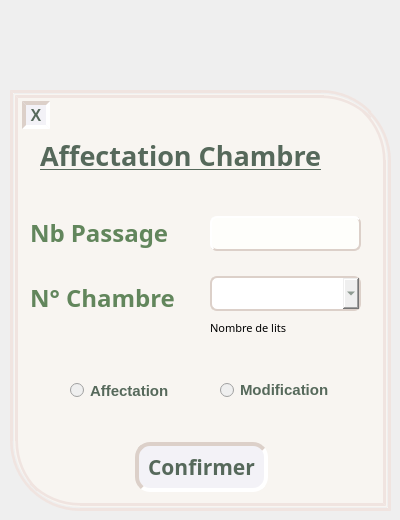
       <widget class="QWidget" name="modifiersdf">
        <property name="styleSheet">
         <string notr="true">#modifiersdf{ background: #fbf9f9;}</string>
        </property>
        <attribute name="title">
         <string>Page</string>
        </attribute>
        <widget class="QFrame" name="modifiersdf1">
         <property name="geometry">
          <rect>
           <x>10</x>
           <y>90</y>
           <width>381</width>
           <height>421</height>
          </rect>
         </property>
         <property name="styleSheet">
          <string notr="true">#modifiersdf1{background:#f8f5f1;border:8px double #f0e4e0;  border-top-right-radius: 70px;   border-bottom-left-radius: 70px;}
#titremodifiersdf1{color:#56695b;}
#nbpassagesdfL{color:#62865C;}
/*#dateentsdfL{color:#62865C;}
#datesorsdfL{color:#62865C;}*/
#numchsdfL{color:#62865C;}
/*#dateentsdf{color:#56695b;
 selection-color:#56695b;
border: 2px outset #dcd0c9;
border-radius: 7px;
background: #fefefb;
selection-background-color: #e3dac9;}
#datesorsdf{color:#56695b;
 selection-color:#56695b;
border: 2px outset #dcd0c9;
border-radius: 7px;
background: #fefefb;
selection-background-color: #e3dac9;}*/
#nbpassagesdf{selection-color:#56695b;
color: #56695b;
font-weight: bold;
font-size: 15px;
border: 2px outset #dcd0c9;
border-radius: 7px;
background: #fefefb;
selection-background-color: #e3dac9;}
#numchsdf{color:#56695b;
 selection-color:#56695b;
border: 2px outset #dcd0c9;
border-radius: 7px;
background: #fefefb;
selection-background-color: #e3dac9;}
#closeModifiersdf{
color:#56695b;
border: 4px inset #dcd0c9;
border-radius: 15px;
background: #f3f2f7;
}
#closeModifiersdf:hover{
border: 4px outset #dcd0c9;
background: #f0e4e0;
}
#closeModifiersdf:pressed{
border: 4px inset #dcd0c9;
background: #f6f1f7;
}
#confirmerModifiersdf{
color:#56695b;
border: 4px inset #dcd0c9;
border-radius: 15px;
background: #f3f2f7;
}
#confirmerModifiersdf:hover{
border: 4px outset #dcd0c9;
background: #f0e4e0;
}
#confirmerModifiersdf:pressed{
border: 4px inset #dcd0c9;
background: #f6f1f7;
}
#modchambre{ color: #56695b;
font-weight: bold;
font-size: 15px;}
#affchambre{color: #56695b;
font-weight: bold;
font-size: 15px;}</string>
         </property>
         <property name="frameShape">
          <enum>QFrame::StyledPanel</enum>
         </property>
         <property name="frameShadow">
          <enum>QFrame::Raised</enum>
         </property>
         <widget class="QLabel" name="nbpassagesdfL">
          <property name="geometry">
           <rect>
            <x>20</x>
            <y>122</y>
            <width>161</width>
            <height>41</height>
           </rect>
          </property>
          <property name="font">
           <font>
            <family>Bell MT</family>
            <pointsize>18</pointsize>
            <weight>75</weight>
            <bold>true</bold>
           </font>
          </property>
          <property name="text">
           <string>Nb Passage</string>
          </property>
         </widget>
         <widget class="QPushButton" name="confirmerModifiersdf">
          <property name="geometry">
           <rect>
            <x>125</x>
            <y>352</y>
            <width>133</width>
            <height>50</height>
           </rect>
          </property>
          <property name="font">
           <font>
            <family>Bell MT</family>
            <pointsize>16</pointsize>
            <weight>75</weight>
            <bold>true</bold>
            <kerning>true</kerning>
           </font>
          </property>
          <property name="text">
           <string>Confirmer</string>
          </property>
         </widget>
         <widget class="QLabel" name="titremodifiersdf1">
          <property name="geometry">
           <rect>
            <x>30</x>
            <y>50</y>
            <width>321</width>
            <height>31</height>
           </rect>
          </property>
          <property name="font">
           <font>
            <family>Bell MT</family>
            <pointsize>20</pointsize>
            <weight>75</weight>
            <bold>true</bold>
            <underline>true</underline>
           </font>
          </property>
          <property name="text">
           <string>Affectation Chambre</string>
          </property>
         </widget>
         <widget class="QLabel" name="numchsdfL">
          <property name="geometry">
           <rect>
            <x>20</x>
            <y>192</y>
            <width>161</width>
            <height>31</height>
           </rect>
          </property>
          <property name="font">
           <font>
            <family>Bell MT</family>
            <pointsize>18</pointsize>
            <weight>75</weight>
            <bold>true</bold>
           </font>
          </property>
          <property name="text">
           <string>N° Chambre</string>
          </property>
         </widget>
         <widget class="QPushButton" name="closeModifiersdf">
          <property name="geometry">
           <rect>
            <x>12</x>
            <y>11</y>
            <width>28</width>
            <height>28</height>
           </rect>
          </property>
          <property name="font">
           <font>
            <pointsize>12</pointsize>
            <weight>75</weight>
            <bold>true</bold>
           </font>
          </property>
          <property name="text">
           <string>X</string>
          </property>
         </widget>
         <widget class="QLineEdit" name="nbpassagesdf">
          <property name="enabled">
           <bool>false</bool>
          </property>
          <property name="geometry">
           <rect>
            <x>200</x>
            <y>126</y>
            <width>151</width>
            <height>35</height>
           </rect>
          </property>
         </widget>
         <widget class="QRadioButton" name="affchambre">
          <property name="enabled">
           <bool>false</bool>
          </property>
          <property name="geometry">
           <rect>
            <x>60</x>
            <y>290</y>
            <width>121</width>
            <height>21</height>
           </rect>
          </property>
          <property name="text">
           <string>Affectation </string>
          </property>
          <property name="iconSize">
           <size>
            <width>20</width>
            <height>20</height>
           </size>
          </property>
         </widget>
         <widget class="QRadioButton" name="modchambre">
          <property name="enabled">
           <bool>false</bool>
          </property>
          <property name="geometry">
           <rect>
            <x>210</x>
            <y>290</y>
            <width>121</width>
            <height>20</height>
           </rect>
          </property>
          <property name="text">
           <string>Modification</string>
          </property>
         </widget>
         <widget class="QComboBox" name="num_lit">
          <property name="geometry">
           <rect>
            <x>200</x>
            <y>186</y>
            <width>151</width>
            <height>35</height>
           </rect>
          </property>
          <property name="styleSheet">
           <string notr="true">#num_lit{ 
border: 2px solid #dcd0c9;
border-radius: 7px;
color: #56695b;
font-weight: bold;
font-size: 15px;
}
#num_lit QAbstractItemView{ 
color:#62865C ;
font-weight: bold;
font-size: 15px;
selection-background-color: #ffffff;
selection-color:#56695b;
}</string>
          </property>
         </widget>
         <widget class="QLabel" name="nblit">
          <property name="geometry">
           <rect>
            <x>200</x>
            <y>230</y>
            <width>161</width>
            <height>16</height>
           </rect>
          </property>
          <property name="font">
           <font>
            <family>Microsoft JhengHei Light</family>
            <pointsize>8</pointsize>
           </font>
          </property>
          <property name="text">
           <string>Nombre de lits</string>
          </property>
         </widget>
        </widget>
       </widget>
